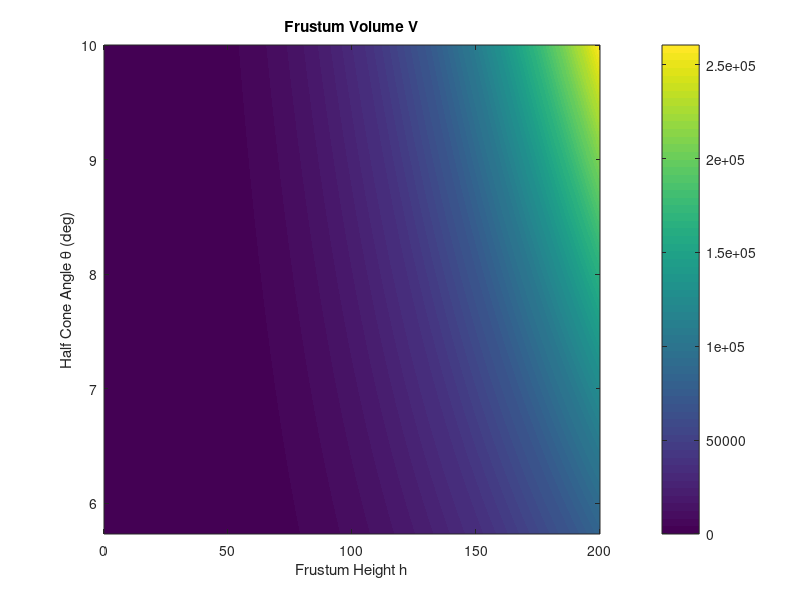

Recreate this plot in MATLAB.

clc; clear; close all
% FrustumVolume2DPlot_HalfAngle_Varying_h0.m
% This script visualizes the volume of a conical frustum as a function of 
% the frustum height (h) and the half cone angle (θ). Here, the lower 
% height h0 is defined as a function of θ:
%
%     h0(θ) = 875/tan(θ)
%
% The volume of the full cone at any height z is:
%     V(z) = (1/3)*pi*z^3*tan^2(θ)
%
% The frustum volume between z = h0(θ) and z = h0(θ)+h is:
%     V = (1/3)*pi*tan^2(θ)*[(h0(θ)+h)^3 - h0(θ)^3]
%
% Partial derivatives:
%   dV/dh = pi*tan^2(θ)*(h0(θ)+h)^2
%
%   dV/dθ = (1/3)*pi*sec^2(θ)*[ 2*tan(θ)*((h0(θ)+h)^3 - h0(θ)^3) - 3*875*((h0(θ)+h)^2 - h0(θ)^2) ]
%

%% Define ranges for frustum height h and half cone angle θ
h = linspace(0, 200, 2000);            % Frustum height from 0 to 8 units
theta = linspace(0.1, deg2rad(10), 2000);     % Half cone angle from ~0.1 rad to 45° (avoid theta=0 to prevent division by zero)

% Create a grid of (h, θ) values
[H, T] = meshgrid(h, theta);

%% Define h0 as a function of theta (for each point in T)
h_min = 1.75 ./ tan(T);  % h0 now is an array with the same dimensions as T

%% Compute the Frustum Volume 
V = (1/3) * pi * ((h.^3.*tan(T).^2) - ((0.875)^3./tan(theta)) );

%% Define discrete levels for contour plots
numBands = 200;
levelsV = linspace(min(V(:)), max(V(:)), numBands+1);

figure;

% Frustum Volume V plot
contourf(H, rad2deg(T), V, levelsV, 'LineColor', 'none');
shading interp;
xlabel('Frustum Height h');
ylabel('Half Cone Angle θ (deg)');
title('Frustum Volume V');
colorbar;

